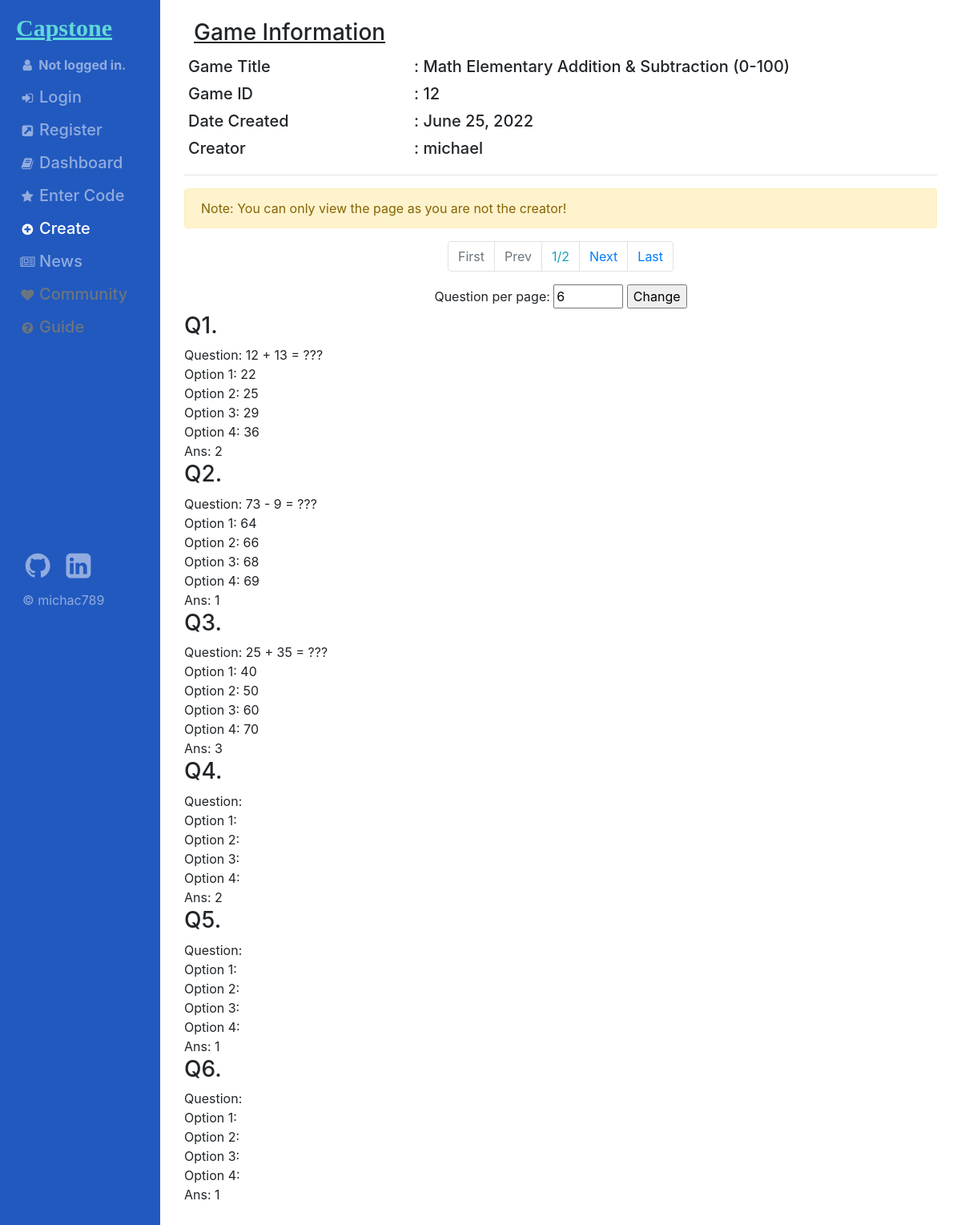
/create/12, run on an earlier commit of the app's database.
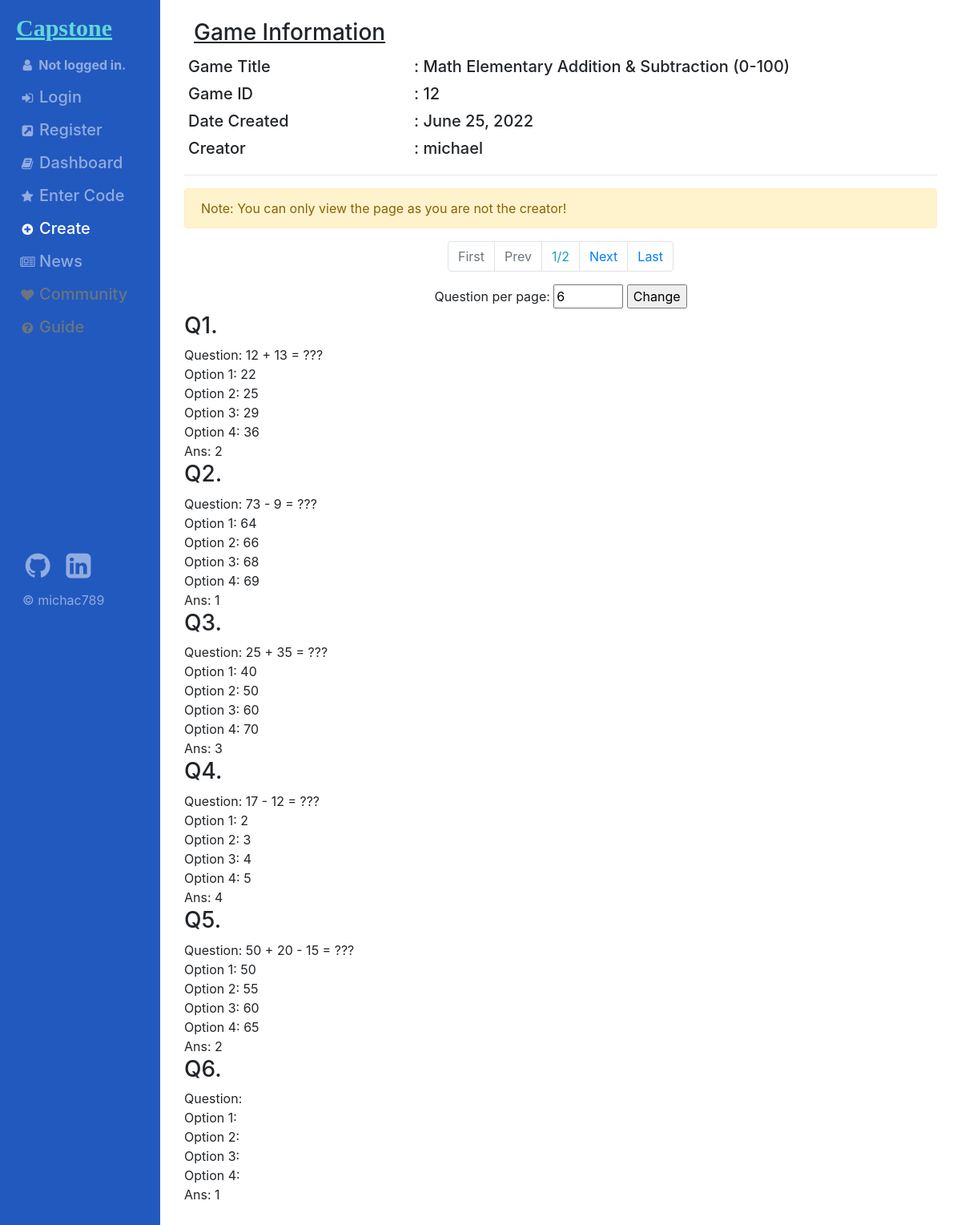
And on a later commit of the database.
### livequiz/models.py (models this page shows, shortened)
class QuestionTemplate(models.Model):
    id = models.AutoField(primary_key=True)
    game_origin = models.ForeignKey(Game, on_delete=models.CASCADE, related_name="questions")
    question = models.CharField(max_length=128)
    class Meta:
        abstract = True
        order_with_respect_to = "game_origin"

class QuestionType1(QuestionTemplate):
    choice1 = models.CharField(max_length=64, default="")
    choice2 = models.CharField(max_length=64, default="")
    choice3 = models.CharField(max_length=64, default="", blank=True, null=True)
    choice4 = models.CharField(max_length=64, default="", blank=True, null=True)
    CHOICES = [("1", choice1), ("2", choice2), ("3", choice3), ("4", choice4)]
    answer = models.CharField(max_length=1, choices=CHOICES, default="1")

### livequiz/views.py (the view, shortened to what this page needs)
# urls.py: path("create/<int:game_id>", views.editGame, name="edit"),
def editGame(request, game_id):
    try: game = Game.objects.get(id = game_id)
    except KeyError:
        return HttpResponseBadRequest("Bad request: missing game id!")
    except Game.DoesNotExist:
        return HttpResponseBadRequest("Bad Request: invalid game id!")
    if "qperpage" in request.GET:
        try: num = int(request.GET["qperpage"])
        except TypeError: num = 6
    else: num = 6
    questions = util.getcount(game.questions.all())
    return render(request, "livequiz/edit.html", {
        "game": game, "form": AddQuesForm, "active": "create",
        "questions": util.paginate(request, questions, num).object_list,
        "pagination": util.paginate(request, questions, num),
        "qperpage": num,
    })

### livequiz/util.py (called while the page is built)
def paginate(request, posts, num):
    p = Paginator(posts, num)
    if "page" in request.GET:
        try:
            output_page = p.page(request.GET["page"])
        except PageNotAnInteger:
            return p.page(1)
        except EmptyPage:
            try:
                output_page = p.page(int(request.GET["page"]) - 1)
            except EmptyPage:
                output_page = p.page(1)
        return output_page
    else: return p.page(1)

def getcount(posts, start=1):
    for (i, post) in enumerate(posts):
        newpost = post
        newpost.count = i + start
    return posts

### livequiz/templates/livequiz/edit.html (shortened to what this page needs)
{% extends 'layout/root.html' %}
{% load static %}
{% block script %}
    <link href="{% static 'livequiz/edit.css' %}" rel="stylesheet">
{% endblock script %}
{% block body %}
    <div class="container">
        <section class="h3 pl-2 pt-2">
            <span class="p-1"><u>Game Information</u></span>
        </section>
        <table class="h5" style="width: 100%;">
            <colgroup>
                <col span="1" style="width: 30%;">
                <col span="1">
            </colgroup>
            <tr>
                <td>Game Title</td>
                <td>: {{ game.title }}</td>
            </tr>
            <tr>
                <td>Game ID</td>
                <td>: {{ game.id }}</td>
            </tr>
            <tr>
                <td>Date Created</td>
                <td>: {{ game.date_created }}</td>
            </tr>
            <tr>
                <td>Creator</td>
                <td>: {{ game.creator.username }}</td>
            </tr>
        </table><hr>
        {% if request.user != game.creator %}
            <section class="alert alert-warning">
                Note: You can only view the page as you are not the creator!
            </section>
        {% endif %}
        {% include 'livequiz/pagination.html' %}
        <section class="text-center">
            <form action="{% url 'livequiz:edit' game_id=game.id %}?qperpage=4" method="GET">
                <label for="qperpage">Question per page: </label>
                <input type="number" min="1" max="20" id="qperpage" value={{ qperpage }} name="qperpage">
                <input type="submit" value="Change">
            </form>
        </section>
        {% for question in questions %}
            <div class="questiondiv" data-quesid={{ question.id }}>
                <h3>Q{{ question.count }}.</h3>
                <section class="questioneditable">
                    <span class="ques_text">Question:</span>
                    <span class="ques">{{ question.question }}</span><br>
                    <span class="opt1_text">Option 1:</span>
                    <span class="opt1">{{ question.choice1 }}</span><br>
                    <span class="opt2_text">Option 2:</span>
                    <span class="opt2">{{ question.choice2 }}</span><br>
                    <span class="opt3_text">Option 3:</span>
                    <span class="opt3">{{ question.choice3 }}</span><br>
                    <span class="opt4_text">Option 4:</span>
                    <span class="opt4">{{ question.choice4 }}</span><br>
                    <span class="ans_text">Ans: </span>
                    <span class="ans">{{ question.answer }}</span><br>
                </section>
            </div>
        {% empty %}
            No questions created yet!
        {% endfor %}<br>
    </div>
{% endblock body %}

What changed in the data, as far as the page shows it:
changed QuestionType1 (number 4 of 6 on the later page): question (not shown) → "17 - 12 = ???"; choice1 (not shown) → "2"; choice2 (not shown) → "3"; choice3 (not shown) → "4"; choice4 (not shown) → "5"; answer "2" → "4"
changed QuestionType1 (number 5 of 6 on the later page): question (not shown) → "50 + 20 - 15 = ???"; choice1 (not shown) → "50"; choice2 (not shown) → "55"; choice3 (not shown) → "60"; choice4 (not shown) → "65"; answer "1" → "2"
